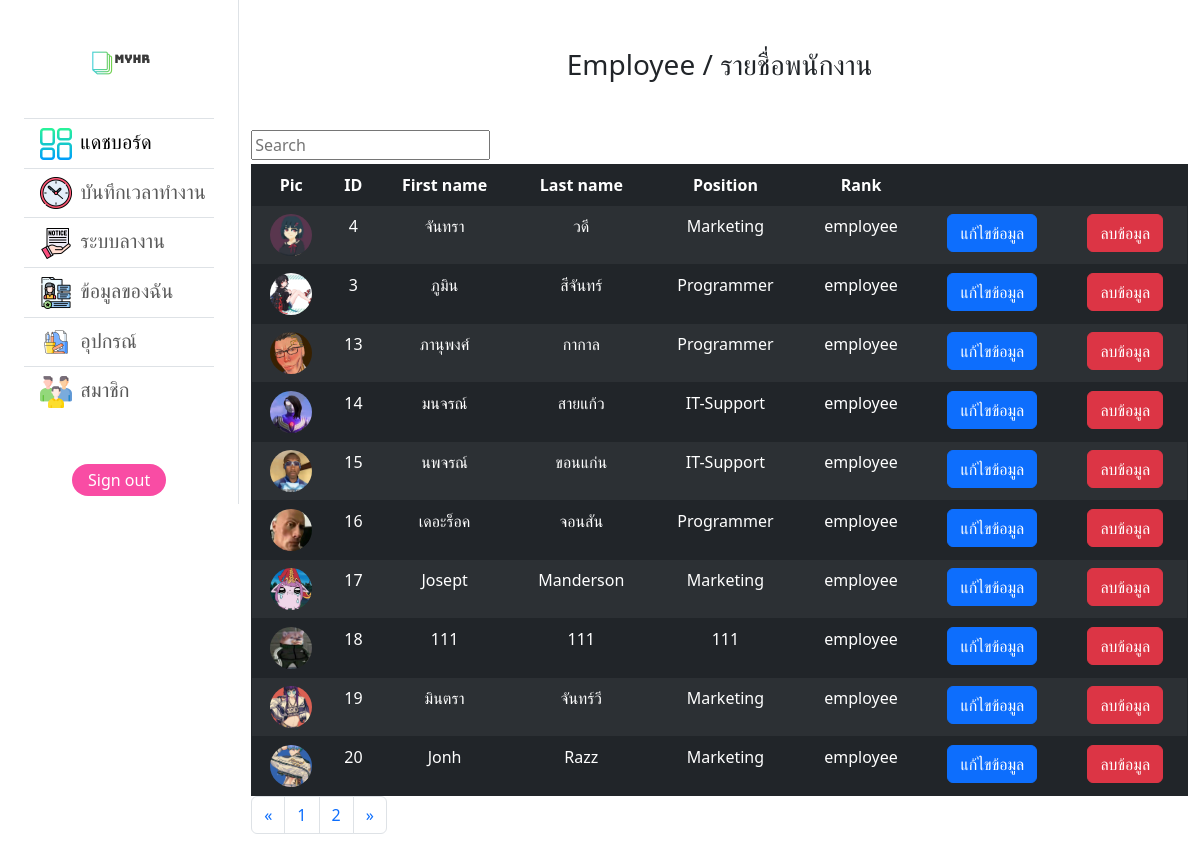
Screenshot of /member.php (signed in) with the database file from the repository.
### tables this page shows
CREATE TABLE `user_info` (
  `user_id` int(255) NOT NULL,
  `first_name` varchar(255) NOT NULL,
  `last_name` varchar(255) NOT NULL,
  `age` varchar(255) NOT NULL,
  `position` varchar(255) NOT NULL,
  `rank` varchar(255) NOT NULL,
  `img` varchar(255) NOT NULL
);

### config/pagination.php (called while the page is built, shortened)
<?php
$perpage = 10;
if (isset($_GET['page'])) {
    $page = $_GET['page'];
} else {
    $page = 1;
}
$start = ($page - 1) * $perpage;

### member.php (the view, shortened to what this page needs)
<!DOCTYPE html>
<html lang="en">
<head>
    <link rel="stylesheet" href="style/dashboard.css" />
    <link href="https://cdn.jsdelivr.net/npm/bootstrap@5.3.2/dist/css/bootstrap.min.css" rel="stylesheet" />
</head>
<body>
    <div class="d-flex">
        <nav class="navbar navbar-expand-lg fixed-left sidebar border-end">
            <div class="container-fluid flex-lg-column">
                <a class="navbar-brand m-auto" href="#"><img src="images/myhr.png" alt="" width="100px" height="100px" /></a>
                <div class="sidebar offcanvas offcanvas-start" tabindex="-1" id="offcanvasNavbar" aria-labelledby="offcanvasNavbarLabel">
                    <div class="offcanvas-body d-flex flex-column p-4 p-lg-0">
                        <ul class="navbar-nav justify-content-center  fs-5 flex-grow-1 flex-lg-column">
                            <?php if ($_SESSION['role'] == 'admin') { ?>
                                <li class="nav-item border-top">
                                    <a class="nav-link active main-btn-hover" id="dashboardLink" data-bs-toggle="collapse" href="#collapseExample"><img src="images/layout.png" alt="" style="width: 3rem; height: 2rem;" class="px-2">แดชบอร์ด</a>
                                </li>
                            <?php } ?>
                            <li class="nav-item border-top">
                                <a class="nav-link main-btn-hover" href="workio.php"><img src="images/clock.png" alt="" style="width: 3rem; height: 2rem;" class="px-2">บันทึกเวลาทำงาน</a>
                            </li>
                            <li class="nav-item border-top">
                                <a class="nav-link main-btn-hover" href="leave.php"><img src="images/notice.png" alt="" style="width: 3rem; height: 2rem;" class="px-2">ระบบลางาน</a>
                            </li>
                            <li class="nav-item border-top">
                                <a class="nav-link main-btn-hover" href="info.php"><img src="images/personal-data.png" alt="" style="width: 3rem; height: 2rem;" class="px-2">ข้อมูลของฉัน</a>
                            </li>
                            <li class="nav-item border-top">
                                <a class="nav-link main-btn-hover" href="asset.php"><img src="images/office-supplies.png" alt="" style="width: 3rem; height: 2rem;" class="px-2">อุปกรณ์</a>
                            </li>
                            <?php if ($_SESSION['role'] == 'admin') { ?>
                                <li class="nav-item border-top">
                                    <a class="nav-link main-btn-hover" href="member.php"><img src="images/team.png" alt="" style="width: 3rem; height: 2rem;" class="px-2">สมาชิก</a>
                                </li>
                            <?php } ?>
                        </ul>
                        <div class="d-flex justify-content-center align-items-center gap-3 mt-5">
                            <a href="/hrproject/config/logout.php" class="text-white text-decoration-none px-3 py-1 rounded-4" style="background-color: #f94ca4">Sign out</a>
                        </div>
                    </div>
                </div>
            </div>
        </nav>
        <?php
        include('config/pagination.php');
        $query = "SELECT * FROM user_info limit {$start} , {$perpage}";
        $result = mysqli_query($conn, $query);
        ?>
        <div class="container mt-5">
            <h3 class="text-center">Employee / รายชื่อพนักงาน</h3>
            <div class="mt-5">
                <div class="form-outline">
                    <input type="text" id="getName" placeholder="Search">
                </div>
                <table class="table table-hover border border-dark text-center m-auto table table-dark table-striped table-hover mt-1">
                    <thead class="align-item-center">
                        <tr>
                            <th>Pic</th>
                            <th>ID</th>
                            <th>First name</th>
                            <th>Last name</th>
                            <th>Position</th>
                            <th>Rank</th>
                            <th></th>
                            <th></th>
                        </tr>
                    </thead>
                    <tbody id="showdata">
                        <?php while ($row = mysqli_fetch_assoc($result)) { ?>
                            <tr>
                                <td><img src="config/uploads/<?php echo $row['img'] ?>" alt="" class="rounded-circle" style="width: 42px; height: 42px; object-fit: cover;"></td>
                                <td class="res_leave_id"><?php echo $row['user_id'] ?></td>
                                <td><?php echo $row['first_name'] ?></td>
                                <td><?php echo $row['last_name'] ?></td>
                                <td><?php echo $row['position'] ?></td>
                                <td><?php echo $row['rank'] ?></td>
                                <td>
                                    <button type="button" class="btn btn-primary view_data_member" data-bs-toggle="modal" data-bs-target="#staticBackdrop">
                                        แก้ไขข้อมูล
                                    </button>
                                </td>
                                <td>
                                    <button type="button" class="btn btn-danger delete_data_member" data-bs-toggle="modal" data-bs-target="#staticBackdrop">
                                        ลบข้อมูล
                                    </button>
                                </td>
                            </tr>
                        <?php } ?>
                    </tbody>
                </table>
            </div>
            <?php
            $query2 = "SELECT * FROM user_info ";
            $result2 = mysqli_query($conn, $query2);
            $total_record = mysqli_num_rows($result2);
            $total_page = ceil($total_record / $perpage);
            ?>
            <nav aria-label="Page navigation">
                <ul class="pagination">
                    <li class="page-item">
                        <a href="member.php?page=1" class="page-link" aria-label="Previous">
                            <span aria-hidden="true">&laquo;</span>
                        </a>
                    </li>
                    <?php for ($i = 1; $i <= $total_page; $i++) { ?>
                        <li class="page-item"><a href="member.php?page=<?php echo $i; ?>" class="page-link"><?php echo $i; ?></a></li>
                    <?php } ?>
                    <li class="page-item">
                        <a href="member.php?page=<?php echo $total_page; ?>" class="page-link" aria-label="Next">
                            <span aria-hidden="true">&raquo;</span>
                        </a>
                    </li>
                </ul>
            </nav>
        </div>
    </div>
</body>
</html>

### style/dashboard.css (style rules this page uses)
.sidebar { width: 25%; height: 100%; background-color: rgb(255, 255, 255); }
ul { list-style-type: none; }

### rows the page displays
user_info: img (picture), user_id "4", first_name "จันทรา", last_name "วดี", position "Marketing", rank "employee"
user_info: img (picture), user_id "3", first_name "ภูมิน", last_name "สีจันทร์", position "Programmer", rank "employee"
user_info: img (picture), user_id "13", first_name "ภานุพงศ์", last_name "กากาล", position "Programmer", rank "employee"
user_info: img (picture), user_id "14", first_name "มนจรณ์", last_name "สายแก้ว", position "IT-Support", rank "employee"
user_info: img (picture), user_id "15", first_name "นพจรณ์", last_name "ขอนแก่น", position "IT-Support", rank "employee"
user_info: img (picture), user_id "16", first_name "เดอะร็อค", last_name "จอนสัน", position "Programmer", rank "employee"
user_info: img (picture), user_id "17", first_name "Josept", last_name "Manderson", position "Marketing", rank "employee"
user_info: img (picture), user_id "18", first_name "111", last_name "111", position "111", rank "employee"
user_info: img (picture), user_id "19", first_name "มินตรา", last_name "จันทร์วี", position "Marketing", rank "employee"
user_info: img (picture), user_id "20", first_name "Jonh", last_name "Razz", position "Marketing", rank "employee"
